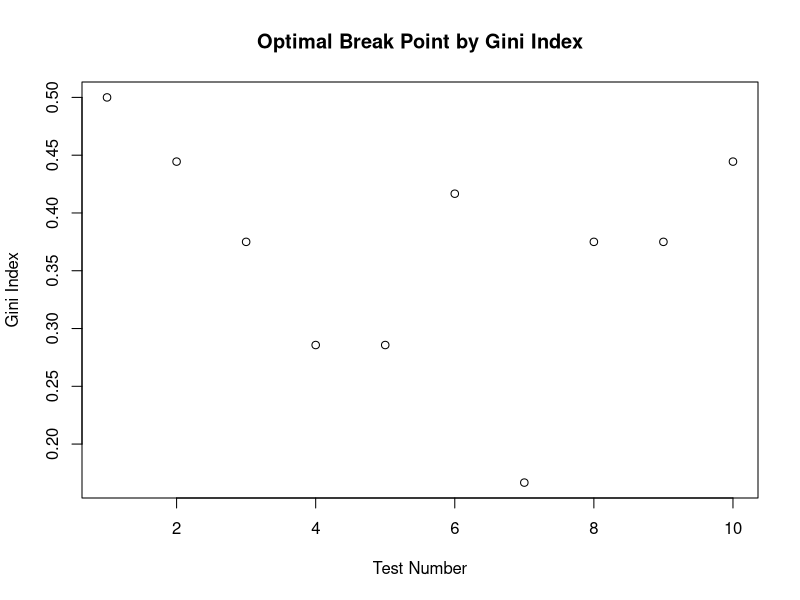

This chart was generated by the following R code:
setwd("...")
library(readr)
insects <- read_csv("insects_data.csv")
# Create a name variable to store the name in insects data
name1 <- character()
name1 <- colnames(insects)
n <- ncol(insects)
nr <- nrow(insects)
gini_results <- numeric()
ant <- insects$Antenna_Length
# Initialize a test sequence with length test_num
# The length (test_num) can be changed depend on how detail you want to test the program
test_num <- 10
split_point <- seq(min(insects$Antenna_Length),max(insects$Antenna_Length),length = test_num)
ns <- length(split_point)
for (i in 1:ns) {
  for (k in 1:nr) {
  if (insects$Antenna_Length[k] < split_point[i]) {
    ant[k] = 1
  }
  else
  {
    ant[k] = 2
  }
# Gini mannually uses which()
  n1 <- length(which(ant==1))
  n2 <- length(which(ant==2))
  if (n1==0) {n1=1}
  if (n2==0) {n2=1}
  #n1 yes = 1
  n1y <- length(which(ant==1 & insects[,1]==1))
  #n1 no = 2
  n1n <- n1-n1y
  #n2 yes = 1
  n2y <- length(which(ant==2 & insects[,1]==1))
  #n2 no = 2
  n2n <- n2-n2y
  gini_1 = 1 - ((n1y/n1)^2 + (n1n/n1)^2)
  gini_2 = 1 - ((n2y/n2)^2 + (n2n/n2)^2)
  # index will be deduct one because of the class column
  gini_results[i] = (n1/nr)*gini_1 + (n2/nr)*gini_2
  }
}
nmin <- which.min(gini_results) # index will be increase one because of the class column
point <- split_point[nmin]
print(paste(c("The smallest optimal split point is ", point)))
print(paste(c("With the Gini Index equals to ",gini_results[nmin])))
name_graph = "Gini_Index_Optimal"
num = 1
ext = ".pdf"
name_save = paste(name_graph, num, ext, sep = '')
# plot and save the pdf file
pdf(name_save)
plot(x = 1:length(gini_results),gini_results, main = "Optimal Break Point by Gini Index", xlab = "Test Number", ylab = "Gini Index")
dev.off()
